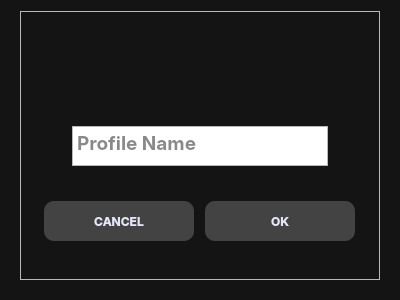
<?xml version="1.0" encoding="UTF-8"?>
<ui version="4.0">
 <class>StoreProfileWindow</class>
 <widget class="QDialog" name="StoreProfileWindow">
  <property name="windowModality">
   <enum>Qt::WindowModal</enum>
  </property>
  <property name="geometry">
   <rect>
    <x>0</x>
    <y>0</y>
    <width>400</width>
    <height>300</height>
   </rect>
  </property>
  <property name="sizePolicy">
   <sizepolicy hsizetype="Fixed" vsizetype="Fixed">
    <horstretch>0</horstretch>
    <verstretch>0</verstretch>
   </sizepolicy>
  </property>
  <property name="minimumSize">
   <size>
    <width>400</width>
    <height>300</height>
   </size>
  </property>
  <property name="maximumSize">
   <size>
    <width>400</width>
    <height>300</height>
   </size>
  </property>
  <property name="windowTitle">
   <string>Store Profile</string>
  </property>
  <property name="windowIcon">
   <iconset resource="Resources.qrc">
    <normaloff>:/Media/Settings_CogWheel.png</normaloff>:/Media/Settings_CogWheel.png</iconset>
  </property>
  <property name="layoutDirection">
   <enum>Qt::LeftToRight</enum>
  </property>
  <property name="autoFillBackground">
   <bool>false</bool>
  </property>
  <property name="styleSheet">
   <string notr="true">QWidget{
/*font: 700 9pt &quot;Inter&quot;;*/
background-color: rgb(20, 20, 20);
color:#e6e6e6;
}
QLabel, QFrame, QToolButton{
background:none;
}
QToolBar{
background-color:rgba(200,0,200,50);
}
QPushButton:pressed{
	 padding-left: 3px;
     padding-top: 3px;
}
QPushButton{
background-color: rgba(100,100,100,150);
color:#E6E6FA;/*#3cf3b6;*/
border-radius:10px;
}</string>
  </property>
  <property name="sizeGripEnabled">
   <bool>false</bool>
  </property>
  <property name="modal">
   <bool>true</bool>
  </property>
  <layout class="QHBoxLayout" name="horizontalLayout_3">
   <property name="sizeConstraint">
    <enum>QLayout::SetDefaultConstraint</enum>
   </property>
   <property name="leftMargin">
    <number>20</number>
   </property>
   <property name="rightMargin">
    <number>20</number>
   </property>
   <property name="bottomMargin">
    <number>20</number>
   </property>
   <item>
    <widget class="QFrame" name="frame">
     <property name="sizePolicy">
      <sizepolicy hsizetype="Preferred" vsizetype="MinimumExpanding">
       <horstretch>0</horstretch>
       <verstretch>0</verstretch>
      </sizepolicy>
     </property>
     <property name="maximumSize">
      <size>
       <width>500</width>
       <height>500</height>
      </size>
     </property>
     <property name="frameShape">
      <enum>QFrame::StyledPanel</enum>
     </property>
     <property name="frameShadow">
      <enum>QFrame::Raised</enum>
     </property>
     <layout class="QGridLayout" name="gridLayout" rowminimumheight="1,0,0">
      <item row="1" column="0" alignment="Qt::AlignHCenter">
       <widget class="QPlainTextEdit" name="profile_name">
        <property name="sizePolicy">
         <sizepolicy hsizetype="Expanding" vsizetype="Fixed">
          <horstretch>0</horstretch>
          <verstretch>0</verstretch>
         </sizepolicy>
        </property>
        <property name="maximumSize">
         <size>
          <width>300</width>
          <height>40</height>
         </size>
        </property>
        <property name="font">
         <font>
          <family>Inter</family>
          <pointsize>14</pointsize>
          <bold>true</bold>
         </font>
        </property>
        <property name="styleSheet">
         <string notr="true">color:#141414;</string>
        </property>
        <property name="placeholderText">
         <string>Profile Name</string>
        </property>
       </widget>
      </item>
      <item row="2" column="0">
       <widget class="QFrame" name="buttons_Frame">
        <property name="maximumSize">
         <size>
          <width>400</width>
          <height>100</height>
         </size>
        </property>
        <layout class="QHBoxLayout" name="horizontalLayout">
         <item>
          <widget class="QPushButton" name="cancel_store_btn">
           <property name="enabled">
            <bool>true</bool>
           </property>
           <property name="minimumSize">
            <size>
             <width>150</width>
             <height>40</height>
            </size>
           </property>
           <property name="maximumSize">
            <size>
             <width>150</width>
             <height>16777215</height>
            </size>
           </property>
           <property name="font">
            <font>
             <family>Inter</family>
             <pointsize>9</pointsize>
             <italic>false</italic>
             <bold>true</bold>
            </font>
           </property>
           <property name="toolTip">
            <string/>
           </property>
           <property name="styleSheet">
            <string notr="true">QPushButton{

}
</string>
           </property>
           <property name="text">
            <string>CANCEL</string>
           </property>
          </widget>
         </item>
         <item>
          <widget class="QPushButton" name="okay_store_btn">
           <property name="enabled">
            <bool>true</bool>
           </property>
           <property name="minimumSize">
            <size>
             <width>150</width>
             <height>40</height>
            </size>
           </property>
           <property name="maximumSize">
            <size>
             <width>150</width>
             <height>16777215</height>
            </size>
           </property>
           <property name="font">
            <font>
             <family>Inter</family>
             <pointsize>9</pointsize>
             <italic>false</italic>
             <bold>true</bold>
            </font>
           </property>
           <property name="toolTip">
            <string/>
           </property>
           <property name="styleSheet">
            <string notr="true">QPushButton{

}
</string>
           </property>
           <property name="text">
            <string>OK</string>
           </property>
          </widget>
         </item>
        </layout>
       </widget>
      </item>
      <item row="0" column="0" alignment="Qt::AlignHCenter|Qt::AlignVCenter">
       <widget class="QLabel" name="label_x">
        <property name="sizePolicy">
         <sizepolicy hsizetype="Fixed" vsizetype="Fixed">
          <horstretch>0</horstretch>
          <verstretch>0</verstretch>
         </sizepolicy>
        </property>
        <property name="minimumSize">
         <size>
          <width>0</width>
          <height>0</height>
         </size>
        </property>
        <property name="font">
         <font>
          <family>Inter</family>
          <pointsize>12</pointsize>
          <bold>true</bold>
         </font>
        </property>
        <property name="frameShadow">
         <enum>QFrame::Plain</enum>
        </property>
        <property name="text">
         <string/>
        </property>
        <property name="textFormat">
         <enum>Qt::AutoText</enum>
        </property>
        <property name="alignment">
         <set>Qt::AlignCenter</set>
        </property>
        <property name="wordWrap">
         <bool>true</bool>
        </property>
        <property name="margin">
         <number>0</number>
        </property>
       </widget>
      </item>
     </layout>
    </widget>
   </item>
  </layout>
 </widget>
 <resources>
  <include location="Resources.qrc"/>
 </resources>
 <connections/>
</ui>
